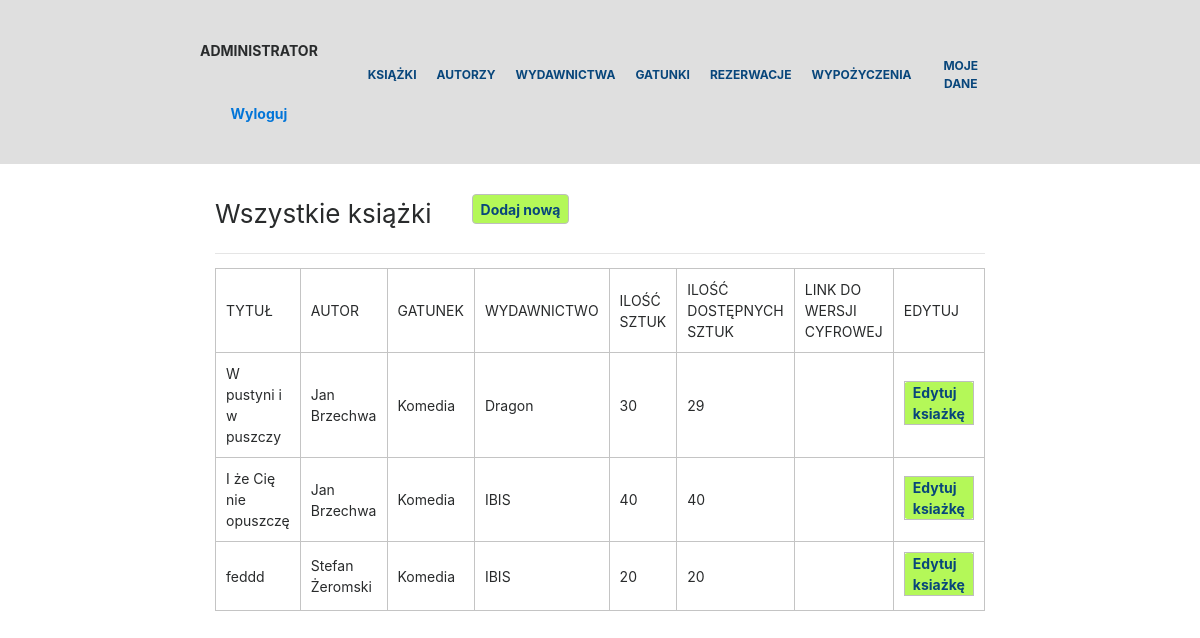
The page /administrator/ksiazki.php on the database its author committed.
### tables this page shows
CREATE TABLE `ksiazka` (
  `id_ksiazki` int(11) NOT NULL,
  `tytul` text NOT NULL,
  `id_autora` int(11) NOT NULL,
  `id_gatunku` int(11) NOT NULL,
  `id_wydawnictwa` int(11) NOT NULL,
  `ilosc_egz` int(11) NOT NULL,
  `ilosc_dost_egz` int(11) NOT NULL
);

CREATE TABLE `autor` (
  `id_autora` int(11) NOT NULL,
  `imie` text NOT NULL,
  `nazwisko` text NOT NULL
);

CREATE TABLE `gatunek` (
  `id_gatunku` int(11) NOT NULL,
  `gatunek` text NOT NULL
);

CREATE TABLE `wydawnictwo` (
  `id_wydawnictwa` int(11) NOT NULL,
  `wydawnictwo` text NOT NULL
);

### administrator/ksiazki.php (the view, shortened to what this page needs)
<?php
require_once('../connect.php');
?>
<!DOCTYPE html>
<html lang="pl_PL">
    <head>
        <link rel="stylesheet" href="../css/style.css">
        <link rel="stylesheet" href="../css/bootstrap.css">
    </head>
    <body>
        <?php
            $connection = mysqli_connect($host, $db_user, $db_password, $db_name);
            mysqli_select_db($connection, "biblioteka");
        ?>
        <div class="dis-flex nav-bar">
            <div>
                <?php
                    echo '<div class="user_role">';
                        echo "<b>ADMINISTRATOR</b><br/><br/>";
                    echo '<br/><b><a href="../logout.php">Wyloguj</a></b></div>';
                ?>
            </div>
            <div>
                <?php include_once('menu.php'); ?>
            </div>
        </div>
        <div class="content">
            <div class="col-md-12" style="padding-top: 30px;">
                <div class="tytul_podstrony">Wszystkie książki</div><a href="dodaj-ksiazke.php"><div class="dodajakt">Dodaj nową</div></a><div class="clear"></div> <hr/>
                <?php
                    $sql1 = "SELECT * FROM ksiazka";
                    if ($rezultat1 = @$connection -> query($sql1)) {
                        $ilosc = $rezultat1 -> num_rows;
                        if ($ilosc == 0) {
                            echo "Brak książek.";
                        }
                        else {
                            echo "<table>";
                            echo "<tr>";
                            echo "<td>TYTUŁ</td>";
                            echo "<td>AUTOR</td>";
                            echo "<td>GATUNEK</td>";
                            echo "<td>WYDAWNICTWO</td>";
                            echo "<td>ILOŚĆ SZTUK</td>";
                            echo "<td>ILOŚĆ DOSTĘPNYCH SZTUK</td>";
                            echo "<td>LINK DO WERSJI CYFROWEJ</td>";
                            echo "<td>EDYTUJ</td>";
                            echo "</tr>";
                            while($row1 = mysqli_fetch_row($rezultat1)) {
                                echo "<tr>";
                                extract($row1);
                                $idek = $row1[0];
                                $autor = $row1[2];
                                $gatunek = $row1[3];
                                $wydawnictwo = $row1[4];
                                $sql2 = "SELECT imie, nazwisko FROM autor WHERE id_autora=$autor";
                                $rezultat2 = @$connection -> query($sql2);
                                $row2 = mysqli_fetch_row($rezultat2);
                                $sql3 = "SELECT gatunek FROM gatunek WHERE id_gatunku=$gatunek";
                                $rezultat3 = @$connection -> query($sql3);
                                $row3 = mysqli_fetch_row($rezultat3);
                                $sql4 = "SELECT wydawnictwo FROM wydawnictwo WHERE id_wydawnictwa=$wydawnictwo";
                                $rezultat4 = @$connection -> query($sql4);
                                $row4 = mysqli_fetch_row($rezultat4);
                                echo "<td>".$row1[1]."</td>";
                                echo "<td>".$row2[0]." ".$row2[1]."</td>";
                                echo "<td>".$row3[0]."</td>";
                                echo "<td>".$row4[0]."</td>";
                                echo "<td>".$row1[5]."</td>";
                                echo "<td>".$row1[6]."</td>";
                                echo "<td>".$row1[7]."</td>";
                                echo "<td><a href='edytuj-ksiazke.php?id=$idek'><div class='dodajakt'>Edytuj ksiażkę</div></a></td>";
                                echo "</tr>";
                            }
                            echo "</table>";
                        }
                    }
                ?>
            </div>
        </div>
    </body>
</html>

### administrator/menu.php
<ul class="my-menu">
    <li><a href="ksiazki.php">KSIĄŻKI</a></li>
    <li><a href="autorzy.php">AUTORZY</a></li>
    <li><a href="wydawnictwa.php">WYDAWNICTWA</a></li>
    <li><a href="gatunki.php">GATUNKI</a></li>
    <li><a href="rezerwacje.php">REZERWACJE</a></li>
    <li><a href="wypozyczenia.php">WYPOŻYCZENIA</a></li>
    <li><a href="moje-dane.php">MOJE DANE</a></li>
</ul>

### css/style.css (style rules this page uses)
html { font-family: sans-serif; line-height: 1.15; -ms-text-size-adjust: 100%; -webkit-text-size-adjust: 100%; font-size: 14px; }
body { margin: 0; }
body { font-family: -apple-system, system-ui, BlinkMacSystemFont, "Segoe UI", Roboto, "Helvetica Neue", Arial, sans-serif; font-size: 1rem; font-weight: normal; line-height: 1.5; color: #292b2c; background-color: #fff; }
a { color: #0275d8; text-decoration: none; }
.user_role { width: 100%; text-align: center; }
.my-menu li a { color: #08467b; }
.tytul_podstrony { font-size: 26px; float: left; height: 45px; padding-right: 40px; }
.dodajakt { font-weight: bold; color: #08467b; display:table-cell; vertical-align: middle; height: 30px; -khtml-border-radius: 4px; border-radius: 4px; border: 1px solid #bebebe; padding-left: 8px; padding-right: 8px; background: #b4f858; }
td { border: 1px solid #c4c4c4; padding: 10px; }
.dis-flex { display: flex; align-items: center; justify-content: center; }
.nav-bar { background: rgb(223, 223, 223); padding: 40px 200px 40px 200px; }
.my-menu { display: flex; align-items: center; justify-content: center; }
.my-menu li { display: block; font-weight: bold; font-size: 12px; padding-left: 10px; padding-right: 10px; text-align: center; }
.content { padding-left: 200px; padding-right: 200px; }

### rows shown on the page
ksiazka: tytul "W pustyni i w puszczy", id_autora.imie "Jan", id_autora.nazwisko "Brzechwa", id_gatunku.gatunek "Komedia", id_wydawnictwa.wydawnictwo "Dragon", ilosc_egz "30", ilosc_dost_egz "29"
ksiazka: tytul "I że Cię nie opuszczę", id_autora.imie "Jan", id_autora.nazwisko "Brzechwa", id_gatunku.gatunek "Komedia", id_wydawnictwa.wydawnictwo "IBIS", ilosc_egz "40", ilosc_dost_egz "40"
ksiazka: tytul "feddd", id_autora.imie "Stefan", id_autora.nazwisko "Żeromski", id_gatunku.gatunek "Komedia", id_wydawnictwa.wydawnictwo "IBIS", ilosc_egz "20", ilosc_dost_egz "20"
